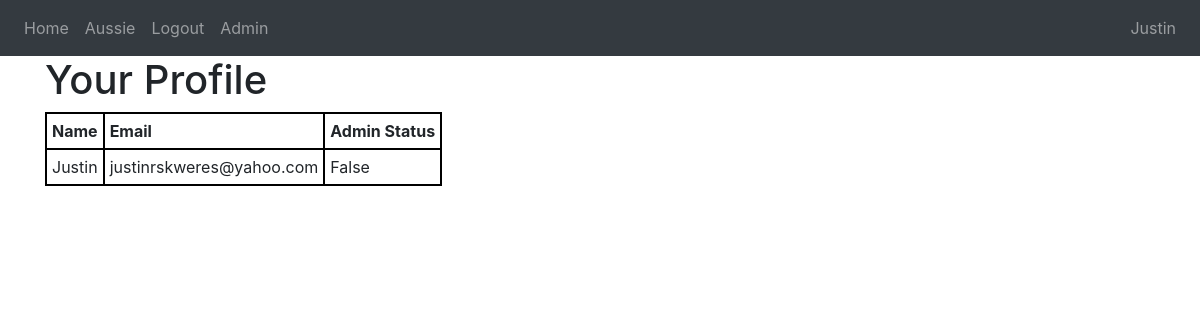
/profile (signed in), run on an earlier commit of the app's database.
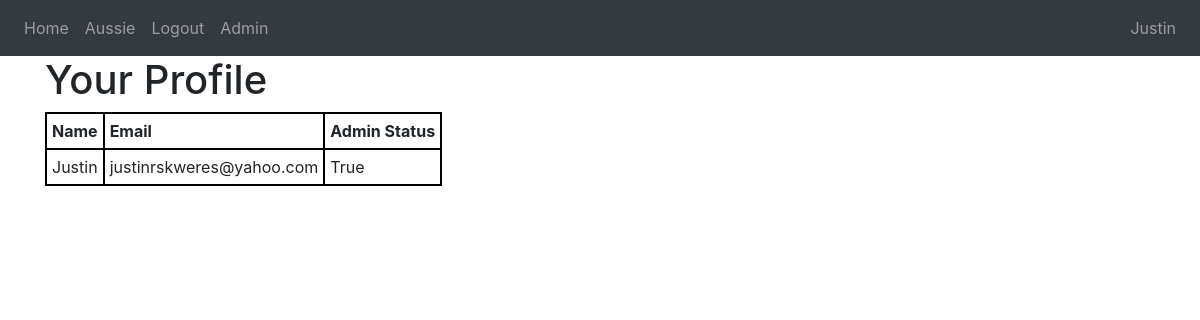
And on a later commit of the database.
### website/models.py (models this page shows)
class User(db.Model, UserMixin):
    id = db.Column(db.Integer, primary_key=True)
    email = db.Column(db.String(150), unique=True)
    password = db.Column(db.String(150))
    firstName = db.Column(db.String(150))
    admin = db.Column(db.Boolean, default=False)
    viewConsole = db.Column(db.Boolean, default=False)
    typeInput = db.Column(db.Boolean, default=False)
    createServer = db.Column(db.Boolean, default=False)

### website/views.py (the view)
@views.route('/profile')
@login_required
def profile():
    return render_template('profile.html', user=current_user, userName=current_user.firstName)

### website/templates/profile.html (shortened to what this page needs)
{% extends 'base.html' %}
{% block content %}<h1>Your Profile</h1>
    <table>
      <tr>
        <th>Name</th>
        <th>Email</th>
        <th>Admin Status</th>
      </tr>
      <tr>
        <td>{{user.firstName}}</td>
        <td>{{user.email}}</td>
        <td>{{user.admin}}</td>
      </tr>
    </table>
{% endblock %}

### website/templates/base.html (shortened to what this page needs)
<!DOCTYPE html>
<html>
    <head>
        <link rel="stylesheet" href="static/xterm.css" />
        <link rel="stylesheet" href="static/index.css" />
        <link
        rel="stylesheet"
        href="https://stackpath.bootstrapcdn.com/bootstrap/4.4.1/css/bootstrap.min.css"
        />
        <link
        rel="stylesheet"
        href="https://stackpath.bootstrapcdn.com/font-awesome/4.7.0/css/font-awesome.min.css"
        />
    </head>
    <body>
        <nav class='navbar navbar-dark bg-dark navbar-expand-lg'>
            <div class='collapse navbar-collapse' id='navbar'>
                <div class='navbar-nav'>
                    {% if user.is_authenticated %}
					<a class='nav-item nav-link' id='home' href='/'>Home</a>
                    <a class='nav-item nav-link' id='aussie' href='/aussie'>Aussie</a>
                    <a class='nav-item nav-link' id='logout' href='/logout'>Logout</a>
                    <a class='nav-item nav-link' id='admin' href='/admin'>Admin</a>
                    {% else %}
                    <a class='nav-item nav-link' id='login' href='/login'>Login</a>
                    <a class='nav-item nav-link' id='signUp' href='/sign-up'>Sign Up</a>
                    {% endif %}
                </div>
                <div class='navbar-nav ml-auto'>
                    {% if user.is_authenticated %}
                    <a class='nav-item nav-link' id='user' href='/profile'>{{userName}}</a>
                    {% endif %}
                </div>
            </div>
        </nav>
        <div class='container'>
            {% block content %}
            {% endblock %}
        </div>
    </body>
</html>

### website/templates/profile.html (style rules this page uses)
table, th, td { background-color: rgb(255, 255, 255); padding: 5px; border: 2px solid rgb(0, 0, 0); }

What changed in the data, as far as the page shows it:
changed User "Justin": admin "False" → "True"
